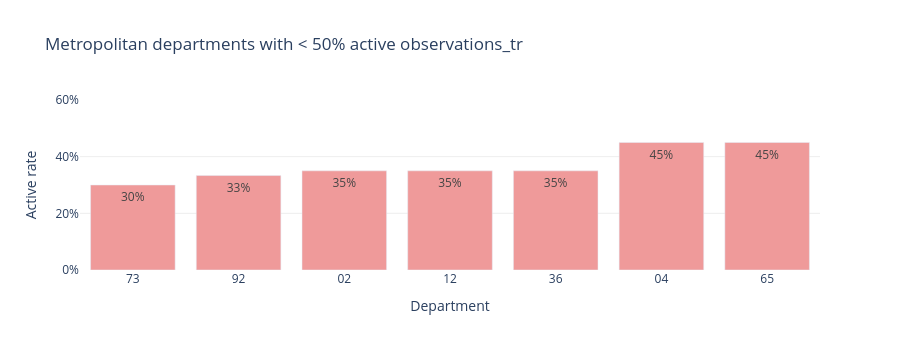

Here is the notebook cell this chart was saved with:
### Markdown cell above
## 5 — Metropolitan gaps: departments below 50% activation

### Code cell
metro_gaps = dep_summary[
    (dep_summary["zone"] == "Metropole") & (dep_summary["active_rate"] < 0.5)
].sort_values("active_rate")

if metro_gaps.empty:
    print("No metropolitan department below 50% — coverage looks uniform.")
else:
    print(f"{len(metro_gaps)} metropolitan departments below 50%:")
    print(metro_gaps[["dep", "active_rate", "n_stations"]].to_string(index=False))

    fig_gaps = px.bar(
        metro_gaps,
        x="dep",
        y="active_rate",
        text=[f"{r:.0%}" for r in metro_gaps["active_rate"]],
        color_discrete_sequence=["#EF9A9A"],
        labels={"dep": "Department", "active_rate": "Active rate"},
        title="Metropolitan departments with < 50% active observations_tr",
    )
    fig_gaps.update_layout(
        yaxis_tickformat=".0%",
        yaxis_range=[0, 0.6],
        plot_bgcolor="white",
        yaxis=dict(gridcolor="#eee"),
        height=350,
    )
    fig_gaps.show()

### Figure 1 — Plotly figure (JSON) as saved in the notebook; plotly's stock layout.template omitted (floating-point values rounded to 4 significant figures)
{"data": [{"hovertemplate": "Department=%{x}<br>Active rate=%{y}<br>text=%{text}<extra></extra>", "legendgroup": "", "marker": {"color": "#EF9A9A", "pattern": {"shape": ""}}, "name": "", "orientation": "v", "showlegend": false, "text": ["30%", "33%", "35%", "35%", "35%", "45%", "45%"], "textposition": "auto", "type": "bar", "x": ["73", "92", "02", "12", "36", "04", "65"], "xaxis": "x", "y": [0.3, 0.3333, 0.35, 0.35, 0.35, 0.45, 0.45], "yaxis": "y"}], "layout": {"barmode": "relative", "height": 350, "legend": {"tracegroupgap": 0}, "plot_bgcolor": "white", "title": {"text": "Metropolitan departments with < 50% active observations_tr"}, "xaxis": {"anchor": "y", "domain": [0, 1], "title": {"text": "Department"}}, "yaxis": {"anchor": "x", "domain": [0, 1], "gridcolor": "#eee", "range": [0, 0.6], "tickformat": ".0%", "title": {"text": "Active rate"}}}}
